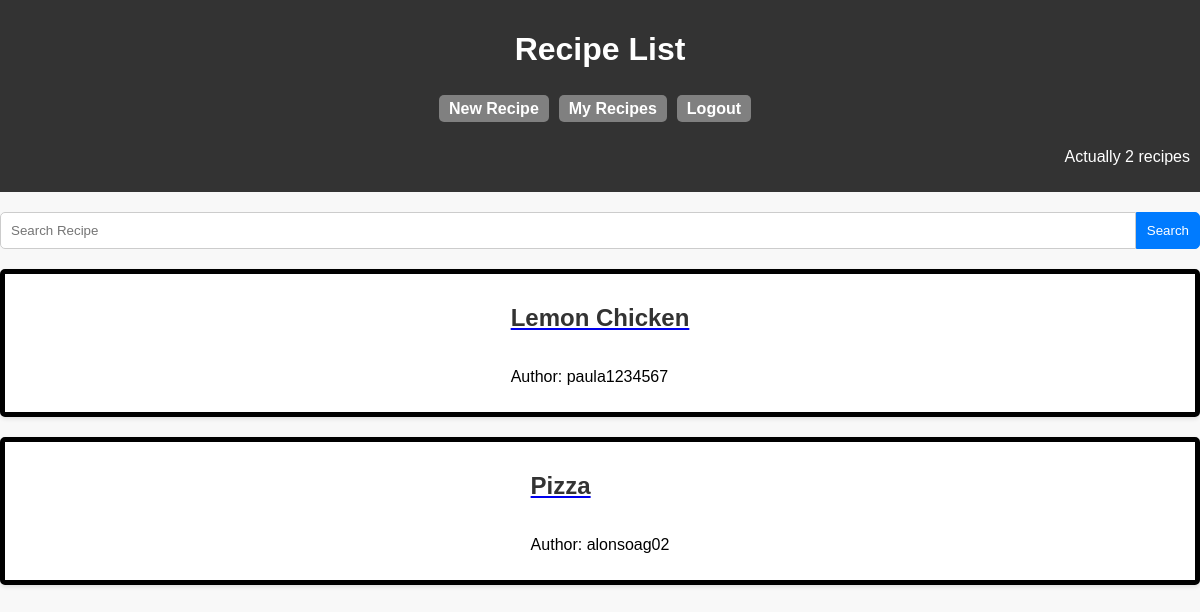
The app's page /recipes/ (signed in), older data.
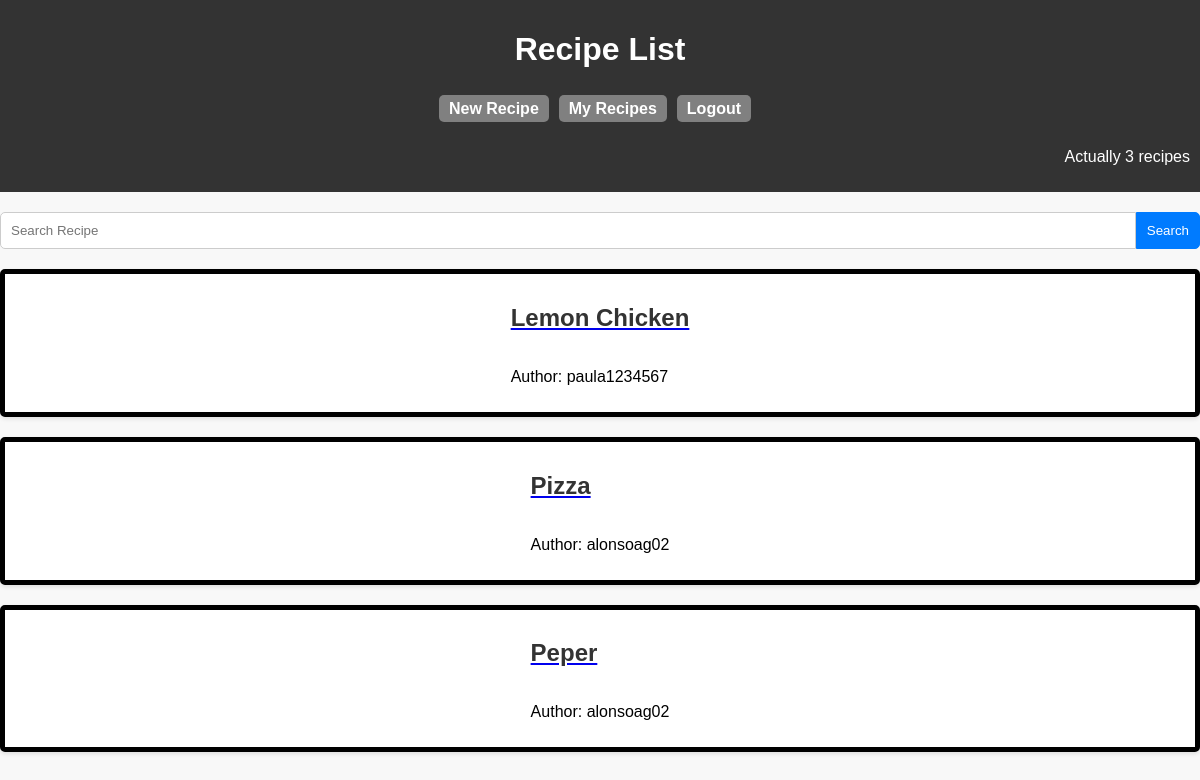
The same page, newer data.
### mainapp/models.py (models this page shows, shortened)
class Recipe(models.Model):
    author = models.ForeignKey(User, on_delete=models.CASCADE)
    title = models.CharField(max_length=200)
    photo = models.ImageField(upload_to='media/', blank=True)
    ingredients = models.TextField()
    instructions = models.TextField()

### mainapp/views.py (the view)
# urls.py: path('recipes/', recipe_list, name='recipe_list'),
@login_required(login_url='/login')
def recipe_list(request):
    query = request.GET.get('q')  # Obtén el parámetro de búsqueda desde la URL
    if query:
        recipes = Recipe.objects.filter(title__icontains=query)
    else:
        recipes = Recipe.objects.all()
    return render(request, 'recipe_list.html', {'recipes': recipes, 'query': query, 'number': len(recipes)})

### templates/recipe_list.html (shortened to what this page needs)
<!DOCTYPE html>
<html lang="en">
<head>
</head>
<body>
<header>
    <h1>Recipe List</h1>
<nav>
    <ul>
        <li><a href="{% url 'new_recipe' %}">New Recipe</a></li>
    </ul>
    <ul>
        <li><a href="{% url 'my_recipes' %}">My Recipes</a></li>
    </ul>
    <ul>
        <li><a href="{% url 'logout' %}">Logout</a></li>
    </ul>
</nav>
    <p id = "numberOf">Actually {{ number }} recipes</p>
</header>
<form method="get" action="{% url 'recipe_list' %}" class="search-form">
    <input type="text" name="q" placeholder="Search Recipe" value="" class="search-input">
    <button type="submit" class="search-button">Search</button>
</form>
{% if recipes %}
{% for recipe in recipes %}
    <div class="recipe-container">
        <a href="{{ recipe.id }}">
        <h2>{{ recipe.title }}</h2>
        </a>
        <p>Author: {{ recipe.author.username }}</p>
    </div>
{% endfor %}
{% else %}
     <p class="no-results">Not Found</p>
{% endif %}
</body>
</html>

Row changes from the older to the newer data that the page shows:
added Recipe: title "Peper", author.username "alonsoag02"
Text that changed along with them:
{{ number }}: "2" → "3"
